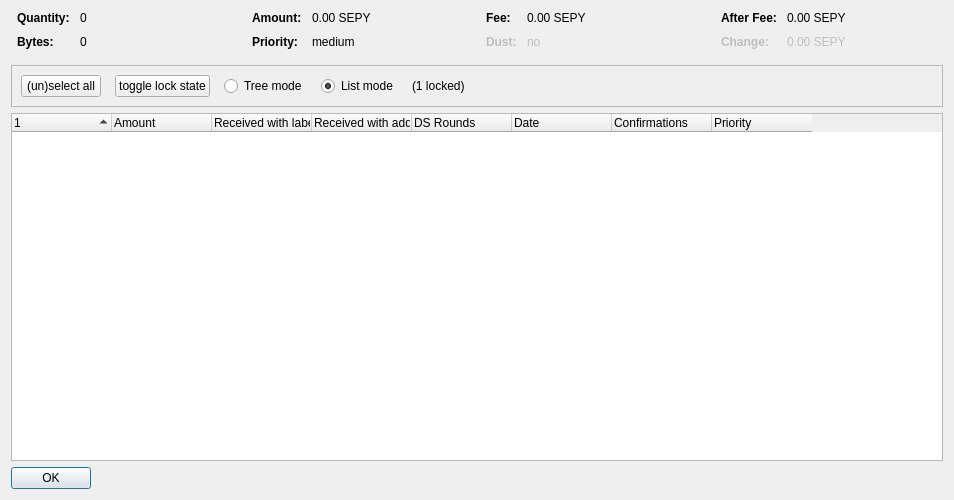
<?xml version="1.0" encoding="UTF-8"?>
<ui version="4.0">
 <class>CoinControlDialog</class>
 <widget class="QDialog" name="CoinControlDialog">
  <property name="geometry">
   <rect>
    <x>0</x>
    <y>0</y>
    <width>954</width>
    <height>500</height>
   </rect>
  </property>
  <property name="windowTitle">
   <string>Coin Selection</string>
  </property>
  <layout class="QVBoxLayout" name="verticalLayout">
   <item>
    <layout class="QHBoxLayout" name="horizontalLayoutTop" stretch="0,0,0,0">
     <property name="topMargin">
      <number>0</number>
     </property>
     <property name="bottomMargin">
      <number>10</number>
     </property>
     <item>
      <layout class="QFormLayout" name="formLayoutCoinControl1">
       <property name="horizontalSpacing">
        <number>10</number>
       </property>
       <property name="verticalSpacing">
        <number>10</number>
       </property>
       <property name="leftMargin">
        <number>6</number>
       </property>
       <property name="rightMargin">
        <number>6</number>
       </property>
       <item row="0" column="0">
        <widget class="QLabel" name="labelCoinControlQuantityText">
         <property name="font">
          <font>
           <weight>75</weight>
           <bold>true</bold>
          </font>
         </property>
         <property name="text">
          <string>Quantity:</string>
         </property>
        </widget>
       </item>
       <item row="0" column="1">
        <widget class="QLabel" name="labelCoinControlQuantity">
         <property name="cursor">
          <cursorShape>IBeamCursor</cursorShape>
         </property>
         <property name="contextMenuPolicy">
          <enum>Qt::ActionsContextMenu</enum>
         </property>
         <property name="text">
          <string notr="true">0</string>
         </property>
         <property name="textInteractionFlags">
          <set>Qt::LinksAccessibleByMouse|Qt::TextSelectableByKeyboard|Qt::TextSelectableByMouse</set>
         </property>
        </widget>
       </item>
       <item row="1" column="0">
        <widget class="QLabel" name="labelCoinControlBytesText">
         <property name="font">
          <font>
           <weight>75</weight>
           <bold>true</bold>
          </font>
         </property>
         <property name="text">
          <string>Bytes:</string>
         </property>
        </widget>
       </item>
       <item row="1" column="1">
        <widget class="QLabel" name="labelCoinControlBytes">
         <property name="cursor">
          <cursorShape>IBeamCursor</cursorShape>
         </property>
         <property name="contextMenuPolicy">
          <enum>Qt::ActionsContextMenu</enum>
         </property>
         <property name="text">
          <string notr="true">0</string>
         </property>
         <property name="textInteractionFlags">
          <set>Qt::LinksAccessibleByMouse|Qt::TextSelectableByKeyboard|Qt::TextSelectableByMouse</set>
         </property>
        </widget>
       </item>
      </layout>
     </item>
     <item>
      <layout class="QFormLayout" name="formLayoutCoinControl2">
       <property name="horizontalSpacing">
        <number>10</number>
       </property>
       <property name="verticalSpacing">
        <number>10</number>
       </property>
       <property name="leftMargin">
        <number>6</number>
       </property>
       <property name="rightMargin">
        <number>6</number>
       </property>
       <item row="0" column="0">
        <widget class="QLabel" name="labelCoinControlAmountText">
         <property name="font">
          <font>
           <weight>75</weight>
           <bold>true</bold>
          </font>
         </property>
         <property name="text">
          <string>Amount:</string>
         </property>
        </widget>
       </item>
       <item row="0" column="1">
        <widget class="QLabel" name="labelCoinControlAmount">
         <property name="cursor">
          <cursorShape>IBeamCursor</cursorShape>
         </property>
         <property name="contextMenuPolicy">
          <enum>Qt::ActionsContextMenu</enum>
         </property>
         <property name="text">
          <string notr="true">0.00 SEPY</string>
         </property>
         <property name="textInteractionFlags">
          <set>Qt::LinksAccessibleByMouse|Qt::TextSelectableByKeyboard|Qt::TextSelectableByMouse</set>
         </property>
        </widget>
       </item>
       <item row="1" column="0">
        <widget class="QLabel" name="labelCoinControlPriorityText">
         <property name="font">
          <font>
           <weight>75</weight>
           <bold>true</bold>
          </font>
         </property>
         <property name="text">
          <string>Priority:</string>
         </property>
        </widget>
       </item>
       <item row="1" column="1">
        <widget class="QLabel" name="labelCoinControlPriority">
         <property name="cursor">
          <cursorShape>IBeamCursor</cursorShape>
         </property>
         <property name="contextMenuPolicy">
          <enum>Qt::ActionsContextMenu</enum>
         </property>
         <property name="text">
          <string>medium</string>
         </property>
         <property name="textInteractionFlags">
          <set>Qt::LinksAccessibleByMouse|Qt::TextSelectableByKeyboard|Qt::TextSelectableByMouse</set>
         </property>
        </widget>
       </item>
      </layout>
     </item>
     <item>
      <layout class="QFormLayout" name="formLayoutCoinControl3">
       <property name="horizontalSpacing">
        <number>10</number>
       </property>
       <property name="verticalSpacing">
        <number>10</number>
       </property>
       <property name="leftMargin">
        <number>6</number>
       </property>
       <property name="rightMargin">
        <number>6</number>
       </property>
       <item row="0" column="0">
        <widget class="QLabel" name="labelCoinControlFeeText">
         <property name="font">
          <font>
           <weight>75</weight>
           <bold>true</bold>
          </font>
         </property>
         <property name="text">
          <string>Fee:</string>
         </property>
        </widget>
       </item>
       <item row="0" column="1">
        <widget class="QLabel" name="labelCoinControlFee">
         <property name="cursor">
          <cursorShape>IBeamCursor</cursorShape>
         </property>
         <property name="contextMenuPolicy">
          <enum>Qt::ActionsContextMenu</enum>
         </property>
         <property name="text">
          <string notr="true">0.00 SEPY</string>
         </property>
         <property name="textInteractionFlags">
          <set>Qt::LinksAccessibleByMouse|Qt::TextSelectableByKeyboard|Qt::TextSelectableByMouse</set>
         </property>
        </widget>
       </item>
       <item row="1" column="0">
        <widget class="QLabel" name="labelCoinControlLowOutputText">
         <property name="enabled">
          <bool>false</bool>
         </property>
         <property name="font">
          <font>
           <weight>75</weight>
           <bold>true</bold>
          </font>
         </property>
         <property name="text">
          <string>Dust:</string>
         </property>
        </widget>
       </item>
       <item row="1" column="1">
        <widget class="QLabel" name="labelCoinControlLowOutput">
         <property name="enabled">
          <bool>false</bool>
         </property>
         <property name="cursor">
          <cursorShape>IBeamCursor</cursorShape>
         </property>
         <property name="contextMenuPolicy">
          <enum>Qt::ActionsContextMenu</enum>
         </property>
         <property name="text">
          <string>no</string>
         </property>
         <property name="textInteractionFlags">
          <set>Qt::LinksAccessibleByMouse|Qt::TextSelectableByKeyboard|Qt::TextSelectableByMouse</set>
         </property>
        </widget>
       </item>
      </layout>
     </item>
     <item>
      <layout class="QFormLayout" name="formLayoutCoinControl4">
       <property name="horizontalSpacing">
        <number>10</number>
       </property>
       <property name="verticalSpacing">
        <number>10</number>
       </property>
       <property name="leftMargin">
        <number>6</number>
       </property>
       <property name="rightMargin">
        <number>6</number>
       </property>
       <item row="0" column="0">
        <widget class="QLabel" name="labelCoinControlAfterFeeText">
         <property name="font">
          <font>
           <weight>75</weight>
           <bold>true</bold>
          </font>
         </property>
         <property name="text">
          <string>After Fee:</string>
         </property>
        </widget>
       </item>
       <item row="0" column="1">
        <widget class="QLabel" name="labelCoinControlAfterFee">
         <property name="cursor">
          <cursorShape>IBeamCursor</cursorShape>
         </property>
         <property name="contextMenuPolicy">
          <enum>Qt::ActionsContextMenu</enum>
         </property>
         <property name="text">
          <string notr="true">0.00 SEPY</string>
         </property>
         <property name="textInteractionFlags">
          <set>Qt::LinksAccessibleByMouse|Qt::TextSelectableByKeyboard|Qt::TextSelectableByMouse</set>
         </property>
        </widget>
       </item>
       <item row="1" column="0">
        <widget class="QLabel" name="labelCoinControlChangeText">
         <property name="enabled">
          <bool>false</bool>
         </property>
         <property name="font">
          <font>
           <weight>75</weight>
           <bold>true</bold>
          </font>
         </property>
         <property name="text">
          <string>Change:</string>
         </property>
        </widget>
       </item>
       <item row="1" column="1">
        <widget class="QLabel" name="labelCoinControlChange">
         <property name="enabled">
          <bool>false</bool>
         </property>
         <property name="cursor">
          <cursorShape>IBeamCursor</cursorShape>
         </property>
         <property name="contextMenuPolicy">
          <enum>Qt::ActionsContextMenu</enum>
         </property>
         <property name="text">
          <string notr="true">0.00 SEPY</string>
         </property>
         <property name="textInteractionFlags">
          <set>Qt::LinksAccessibleByMouse|Qt::TextSelectableByKeyboard|Qt::TextSelectableByMouse</set>
         </property>
        </widget>
       </item>
      </layout>
     </item>
    </layout>
   </item>
   <item>
    <widget class="QFrame" name="frame">
     <property name="minimumSize">
      <size>
       <width>0</width>
       <height>40</height>
      </size>
     </property>
     <property name="frameShape">
      <enum>QFrame::StyledPanel</enum>
     </property>
     <property name="frameShadow">
      <enum>QFrame::Sunken</enum>
     </property>
     <layout class="QHBoxLayout" name="horizontalLayout">
      <item>
       <layout class="QHBoxLayout" name="horizontalLayoutPanel" stretch="0,0,0,0,0,0">
        <property name="spacing">
         <number>14</number>
        </property>
        <item>
         <widget class="QPushButton" name="pushButtonSelectAll">
          <property name="sizePolicy">
           <sizepolicy hsizetype="Maximum" vsizetype="Fixed">
            <horstretch>0</horstretch>
            <verstretch>0</verstretch>
           </sizepolicy>
          </property>
          <property name="text">
           <string>(un)select all</string>
          </property>
          <property name="autoDefault">
           <bool>false</bool>
          </property>
         </widget>
        </item>
        <item>
         <widget class="QPushButton" name="pushButtonToggleLock">
          <property name="sizePolicy">
           <sizepolicy hsizetype="Maximum" vsizetype="Fixed">
            <horstretch>0</horstretch>
            <verstretch>0</verstretch>
           </sizepolicy>
          </property>
          <property name="text">
           <string>toggle lock state</string>
          </property>
          <property name="autoDefault">
           <bool>false</bool>
          </property>
         </widget>
        </item>
        <item>
         <widget class="QRadioButton" name="radioTreeMode">
          <property name="sizePolicy">
           <sizepolicy hsizetype="Maximum" vsizetype="Fixed">
            <horstretch>0</horstretch>
            <verstretch>0</verstretch>
           </sizepolicy>
          </property>
          <property name="text">
           <string>Tree mode</string>
          </property>
         </widget>
        </item>
        <item>
         <widget class="QRadioButton" name="radioListMode">
          <property name="sizePolicy">
           <sizepolicy hsizetype="Maximum" vsizetype="Fixed">
            <horstretch>0</horstretch>
            <verstretch>0</verstretch>
           </sizepolicy>
          </property>
          <property name="text">
           <string>List mode</string>
          </property>
          <property name="checked">
           <bool>true</bool>
          </property>
         </widget>
        </item>
        <item>
         <widget class="QLabel" name="labelLocked">
          <property name="text">
           <string>(1 locked)</string>
          </property>
         </widget>
        </item>
        <item>
         <spacer name="horizontalSpacer">
          <property name="orientation">
           <enum>Qt::Horizontal</enum>
          </property>
          <property name="sizeHint" stdset="0">
           <size>
            <width>40</width>
            <height>20</height>
           </size>
          </property>
         </spacer>
        </item>
       </layout>
      </item>
     </layout>
    </widget>
   </item>
   <item>
    <widget class="CoinControlTreeWidget" name="treeWidget">
     <property name="contextMenuPolicy">
      <enum>Qt::CustomContextMenu</enum>
     </property>
     <property name="sortingEnabled">
      <bool>false</bool>
     </property>
     <property name="columnCount">
      <number>8</number>
     </property>
     <attribute name="headerShowSortIndicator" stdset="0">
      <bool>true</bool>
     </attribute>
     <attribute name="headerStretchLastSection">
      <bool>false</bool>
     </attribute>
     <column>
      <property name="text">
       <string/>
      </property>
     </column>
     <column>
      <property name="text">
       <string>Amount</string>
      </property>
     </column>
     <column>
      <property name="text">
       <string>Received with label</string>
      </property>
     </column>
     <column>
      <property name="text">
       <string>Received with address</string>
      </property>
     </column>
     <column>
      <property name="text">
       <string>DS Rounds</string>
      </property>
     </column>
     <column>
      <property name="text">
       <string>Date</string>
      </property>
     </column>
     <column>
      <property name="text">
       <string>Confirmations</string>
      </property>
      <property name="toolTip">
       <string>Confirmed</string>
      </property>
     </column>
     <column>
      <property name="text">
       <string>Priority</string>
      </property>
     </column>
    </widget>
   </item>
   <item>
    <widget class="QDialogButtonBox" name="buttonBox">
     <property name="sizePolicy">
      <sizepolicy hsizetype="Maximum" vsizetype="Fixed">
       <horstretch>0</horstretch>
       <verstretch>0</verstretch>
      </sizepolicy>
     </property>
     <property name="orientation">
      <enum>Qt::Horizontal</enum>
     </property>
     <property name="standardButtons">
      <set>QDialogButtonBox::Ok</set>
     </property>
    </widget>
   </item>
  </layout>
 </widget>
 <customwidgets>
  <customwidget>
   <class>CoinControlTreeWidget</class>
   <extends>QTreeWidget</extends>
   <header>coincontroltreewidget.h</header>
  </customwidget>
 </customwidgets>
 <resources/>
 <connections/>
</ui>
